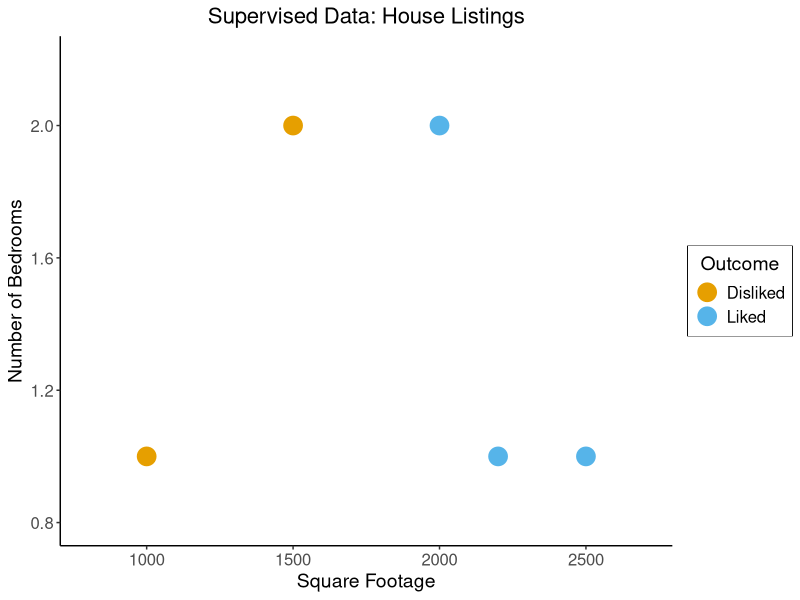
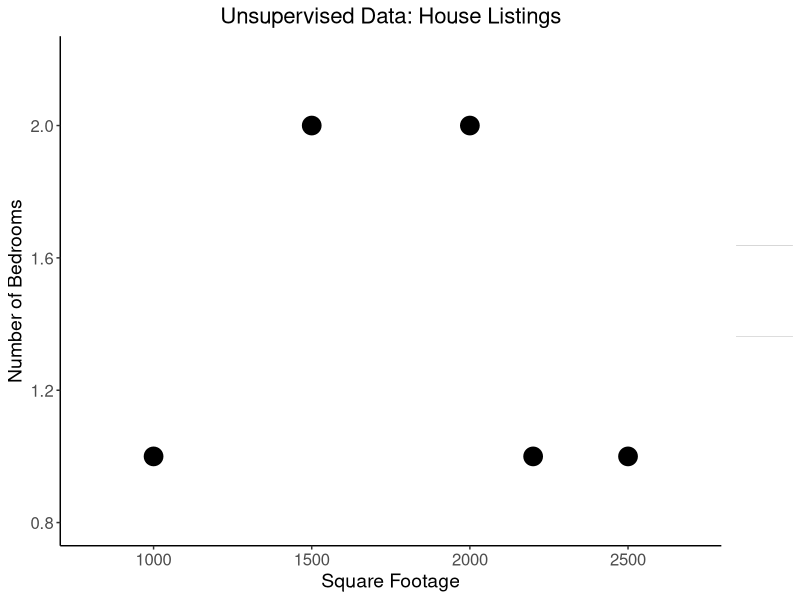
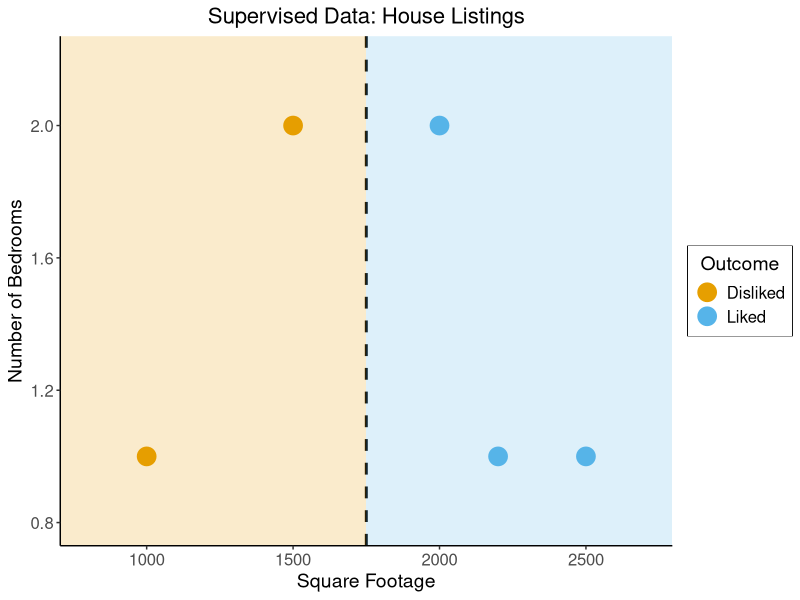
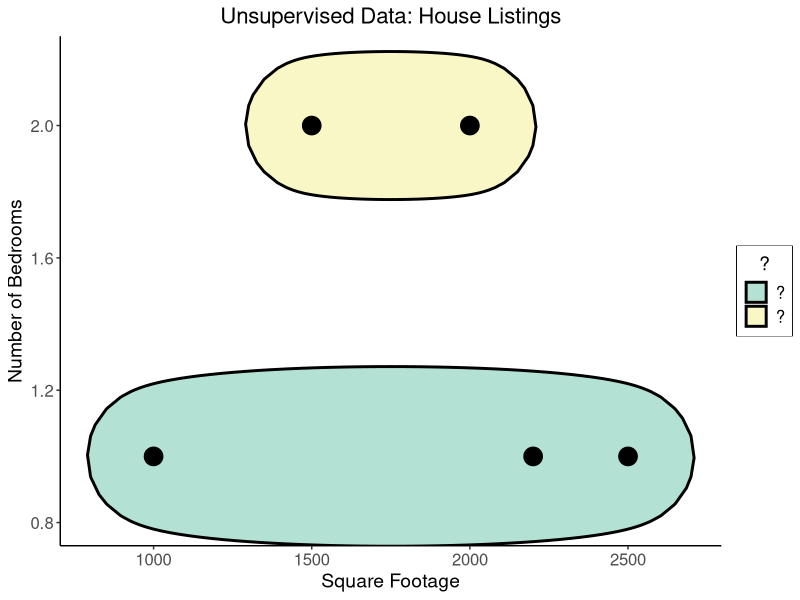
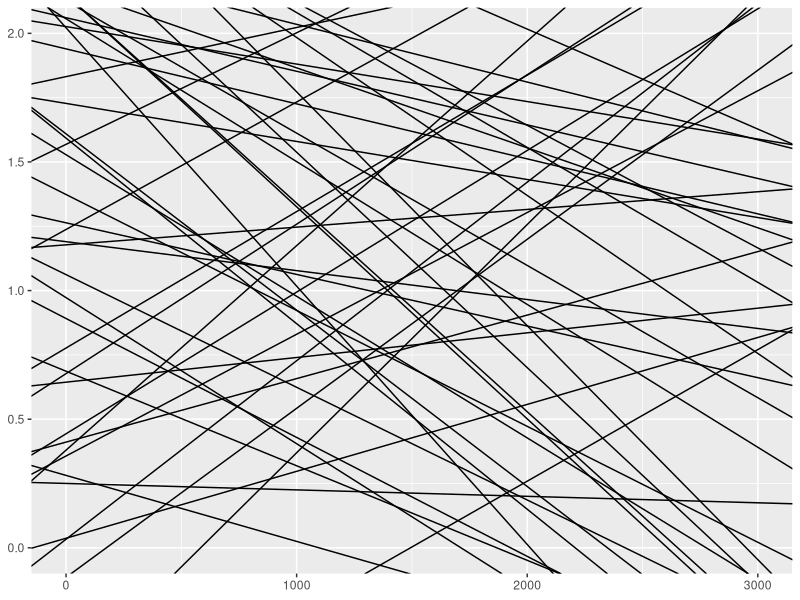
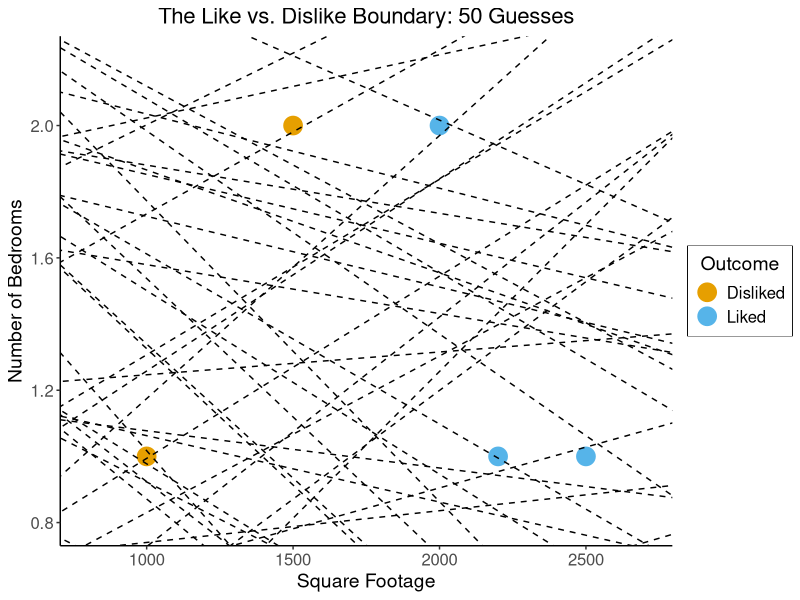
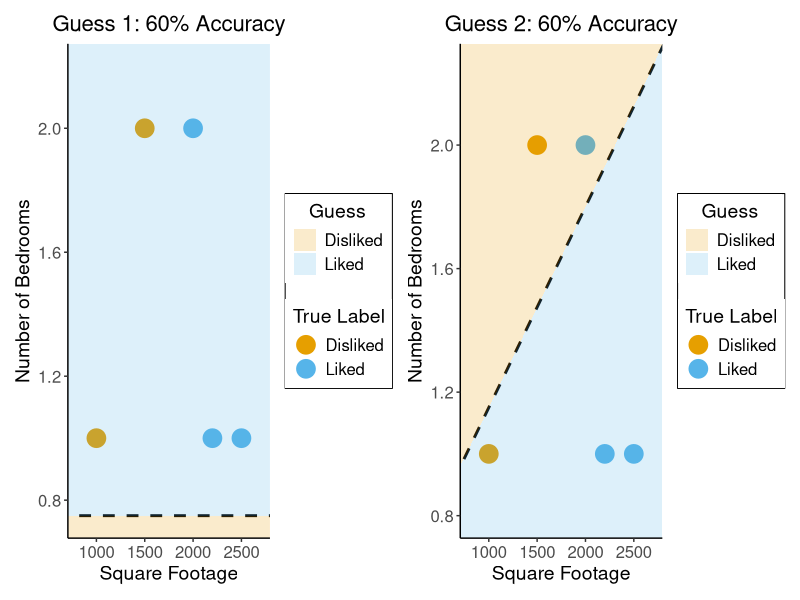
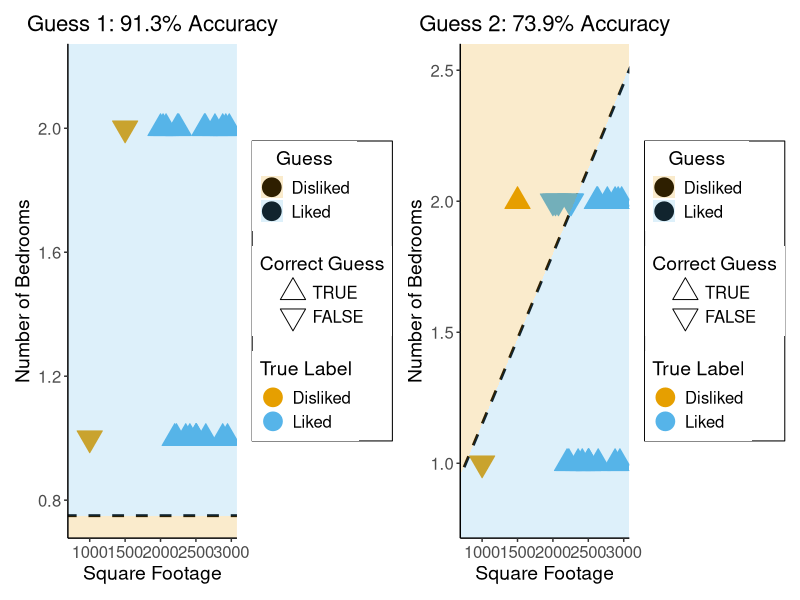

R code for these plots, in order:
## ---- chunk 1
set.seed(1948)
library(knitr)
library(ggplot2)
library(dplyr)
library(ggforce)
library(patchwork)
cbPalette <- c("#E69F00", "#56B4E9", "#009E73", "#F0E442", "#0072B2", "#D55E00", "#CC79A7")
options(ggplot2.discrete.colour= cbPalette)
global_theme <- ggplot2::theme_classic() + ggplot2::theme(
  plot.title = element_text(hjust = 0.5, size = 16),
  axis.title = element_text(size = 14),
  axis.text = element_text(size = 12),
  legend.title = element_text(size = 14, hjust = 0.5),
  legend.text = element_text(size = 12),
  legend.box.background = element_rect(colour = "black")
)
knitr::opts_chunk$set(fig.align="center")
g_pointsize <- 6
# Global functions
get_rss <- function(model) { return(sum(summary(model)$residuals^2)) }
## ---- chunk 2
sup_data <- tibble::tribble(
  ~home_id, ~sqft, ~bedrooms, ~rating,
  0, 1000, 1, "Disliked",
  1, 2000, 2, "Liked",
  2, 2500, 1, "Liked",
  3, 1500, 2, "Disliked",
  4, 2200, 1, "Liked"
)
## ---- chunk 3
sup_data
## ---- chunk 4
unsup_data <- tibble::tribble(
  ~home_id, ~sqft, ~bedrooms,
  0, 1000, 1,
  1, 2000, 2,
  2, 2500, 1,
  3, 1500, 2,
  4, 2200, 1
)
## ---- chunk 5
unsup_data
## ---- chunk 6
ggplot(sup_data, aes(x=sqft, y=bedrooms, color=rating)) + 
  geom_point(size=g_pointsize) +
  labs(
    title = "Supervised Data: House Listings",
    x = "Square Footage",
    y = "Number of Bedrooms",
    color = "Outcome"
  ) +
  expand_limits(x=c(800,2700), y=c(0.8,2.2)) +
  global_theme
## ---- chunk 7
# To force a legend
unsup_grouped <- unsup_data %>% mutate(big=bedrooms > 1)
unsup_grouped[['big']] <- factor(unsup_grouped[['big']], labels=c("?1","?2"))
ggplot(unsup_grouped, aes(x=sqft, y=bedrooms, fill=big)) + 
  geom_point(size=g_pointsize) +
  labs(
    x = "Square Footage",
    y = "Number of Bedrooms",
    fill = "?"
  ) +
  global_theme +
  expand_limits(x=c(800,2700), y=c(0.8,2.2)) +
  ggtitle("Unsupervised Data: House Listings") +
  theme(legend.background = element_rect(fill="white", color="white"), legend.box.background = element_rect(fill="white"), legend.text = element_text(color="white"), legend.title = element_text(color="white"), legend.position = "right") +
  scale_fill_discrete(labels=c("?","?")) +
  #scale_color_discrete(values=c("white","white"))
  scale_color_manual(name=NULL, values=c("white","white")) +
  #scale_color_manual(values=c("?1"="white","?2"="white"))
  guides(fill = guide_legend(override.aes = list(shape = NA)))
## ---- chunk 8
ggplot(sup_data, aes(x=sqft, y=bedrooms, color=rating)) + 
  geom_point(size=g_pointsize) +
  labs(
    title = "Supervised Data: House Listings",
    x = "Square Footage",
    y = "Number of Bedrooms",
    color = "Outcome"
  ) +
  global_theme +
  expand_limits(x=c(800,2700), y=c(0.8,2.2)) +
  geom_vline(xintercept = 1750, linetype="dashed", color = "black", size=1) +
  annotate('rect', xmin=-Inf, xmax=1750, ymin=-Inf, ymax=Inf, alpha=.2, fill=cbPalette[1]) +
  annotate('rect', xmin=1750, xmax=Inf, ymin=-Inf, ymax=Inf, alpha=.2, fill=cbPalette[2])
  #geom_rect(aes(xmin=-Inf, xmax=Inf, ymin=0, ymax=Inf, alpha=.2, fill='red'))
## ---- chunk 9
ggplot(unsup_grouped, aes(x=sqft, y=bedrooms)) +
  #scale_color_brewer(palette = "PuOr") +
  geom_mark_ellipse(expand=0.1, aes(fill=big), size = 1) +
  geom_point(size=g_pointsize) +
  labs(
    x = "Square Footage",
    y = "Number of Bedrooms",
    fill = "?"
  ) +
  global_theme +
  ggtitle("Unsupervised Data: House Listings") +
  #theme(legend.position = "none") +
  #theme(legend.title = text_element("?"))
  expand_limits(x=c(800,2700), y=c(0.8,2.2)) +
  scale_fill_manual(values=c(cbPalette[3],cbPalette[4]), labels=c("?","?"))
  #scale_fill_manual(labels=c("?","?"))
## ---- chunk 10
x_min <- 0
x_max <- 3000
y_min <- -1
y_max <- 3
rand_y0 <- runif(50, min=y_min, max=y_max)
rand_y1 <- runif(50, min=y_min, max=y_max)
rand_slope <- (rand_y1 - rand_y0)/(x_max - x_min)
rand_intercept <- rand_y0
rand_lines <- tibble::tibble(id=1:50, slope=rand_slope, intercept=rand_intercept)
ggplot() +
  geom_abline(data=rand_lines, aes(slope=slope, intercept=intercept)) +
  xlim(0,3000) +
  ylim(0,2)
## ---- chunk 11
ggplot(sup_data, aes(x=sqft, y=bedrooms, color=rating)) + 
  geom_point(size=g_pointsize) +
  labs(
    title = "The Like vs. Dislike Boundary: 50 Guesses",
    x = "Square Footage",
    y = "Number of Bedrooms",
    color = "Outcome"
  ) +
  global_theme +
  expand_limits(x=c(800,2700), y=c(0.8,2.2)) +
  geom_abline(data=rand_lines, aes(slope=slope, intercept=intercept), linetype="dashed")
## ---- chunk 12
#base_plot <- ggplot(sup_data, aes(x=sqft, y=bedrooms, color=liked)) + 
#  geom_point(size=g_pointsize) +
#  labs(
#    x = "Square Footage",
#    y = "Number of Bedrooms",
#    color = "Liked?"
#  ) +
#  global_theme +
#  expand_limits(x=c(800,2700), y=c(0.8,2.2))

line_data <- tibble::tribble(
  ~id, ~slope, ~intercept,
  0, 0, 0.75,
  1, 0.00065, 0.5
)
data_range <- 800:2700
ribbon_range <- c(-Inf,data_range,Inf)
f1 <- function(x) { return(0*x + 0.75) }
f1_data <- tibble::tibble(line_x=ribbon_range,line_y=c(f1(700),f1(data_range),f1(3100)))
g1_plot <- ggplot(data=(line_data %>% filter(id==0))) +
  geom_abline(aes(slope=slope, intercept=intercept), linetype="dashed", size=1) +
  ggtitle("Guess 1: 60% Accuracy") +
  geom_point(data=sup_data, aes(x=sqft, y=bedrooms, color=rating), size=g_pointsize) +
  geom_ribbon(data=f1_data, aes(x=line_x, ymin=-Inf, ymax=line_y, fill="Disliked"), alpha=0.2) +
  geom_ribbon(data=f1_data, aes(x=line_x, ymin=line_y, ymax=Inf, fill="Liked"), alpha=0.2) +
  labs(
    x = "Square Footage",
    y = "Number of Bedrooms",
    color = "True Label"
  ) +
  global_theme +
  expand_limits(x=data_range, y=c(0.8,2.2)) +
  scale_fill_manual(values=c("Liked"=cbPalette[2],"Disliked"=cbPalette[1]), name="Guess")

f2 <- function(x) { return(0.00065*x + 0.5) }
f2_data <- tibble::tibble(line_x=ribbon_range,line_y=c(f2(710),f2(data_range),f2(Inf)))
g2_plot <- ggplot(data=(line_data %>% filter(id==1))) +
  geom_abline(aes(slope=slope, intercept=intercept), linetype="dashed", size=1) +
  ggtitle("Guess 2: 60% Accuracy") +
  geom_point(data=sup_data, aes(x=sqft, y=bedrooms, color=rating), size=g_pointsize) +
  labs(
    x = "Square Footage",
    y = "Number of Bedrooms",
    color = "True Label"
  ) +
  geom_ribbon(data=f2_data, aes(x=line_x, ymin=-Inf, ymax=line_y, fill="Liked"), alpha=0.2) +
  geom_ribbon(data=f2_data, aes(x=line_x, ymin=line_y, ymax=Inf, fill="Disliked"), alpha=0.2) +
  global_theme +
  expand_limits(x=data_range, y=c(0.8,2.2)) +
  scale_fill_manual(values=c("Liked"=cbPalette[2],"Disliked"=cbPalette[1]), name="Guess")

g1_plot + g2_plot
## ---- chunk 13
#base_plot <- ggplot(sup_data, aes(x=sqft, y=bedrooms, color=liked)) + 
#  geom_point(size=g_pointsize) +
#  labs(
#    x = "Square Footage",
#    y = "Number of Bedrooms",
#    color = "Liked?"
#  ) +
#  global_theme +
#  expand_limits(x=c(800,2700), y=c(0.8,2.2))

gen_homes <- function(n) {
  rand_sqft <- runif(n, min=2000, max=3000)
  rand_bedrooms <- sample(c(1,2), size=n, prob=c(0.5,0.5), replace=TRUE)
  rand_ids <- 1:n
  rand_rating <- "Liked"
  rand_tibble <- tibble::tibble(home_id=rand_ids, sqft=rand_sqft, bedrooms=rand_bedrooms, rating=rand_rating)
  return(rand_tibble)
}
fake_homes <- gen_homes(18)
fake_sup_data <- dplyr::bind_rows(sup_data, fake_homes)
line_data <- tibble::tribble(
  ~id, ~slope, ~intercept,
  0, 0, 0.75,
  1, 0.00065, 0.5
)
f1 <- function(x) { return(0*x + 0.75) }
f2 <- function(x) { return(0.00065*x + 0.5) }
# And check accuracy
fake_sup_data <- fake_sup_data %>% mutate(boundary1=f1(sqft)) %>% mutate(guessDislike1 = bedrooms < boundary1) %>% mutate(correct1 = ((rating=="Disliked") & (guessDislike1)) | (rating=="Liked") & (!guessDislike1))
fake_sup_data <- fake_sup_data %>% mutate(boundary2=f2(sqft)) %>% mutate(guessDislike2 = bedrooms > boundary2) %>% mutate(correct2 = ((rating=="Disliked") & (guessDislike2)) | (rating=="Liked") & (!guessDislike2))

data_range <- 800:2700
ribbon_range <- c(-Inf,data_range,Inf)

f1_data <- tibble::tibble(line_x=ribbon_range,line_y=c(f1(700),f1(data_range),f1(3200)))
g1_plot <- ggplot(data=(line_data %>% filter(id==0))) +
  geom_abline(aes(slope=slope, intercept=intercept), linetype="dashed", size=1) +
  ggtitle("Guess 1: 91.3% Accuracy") +
  geom_point(data=fake_sup_data, aes(x=sqft, y=bedrooms, fill=rating, color=rating, shape=factor(correct1, levels=c(TRUE,FALSE))), size=g_pointsize) +
  scale_shape_manual(values=c(24, 25)) +
  geom_ribbon(data=f1_data, aes(x=line_x, ymin=-Inf, ymax=line_y, fill="Disliked"), alpha=0.2) +
  geom_ribbon(data=f1_data, aes(x=line_x, ymin=line_y, ymax=Inf, fill="Liked"), alpha=0.2) +
  labs(
    x = "Square Footage",
    y = "Number of Bedrooms",
    color = "True Label",
    shape = "Correct Guess"
  ) +
  global_theme +
  expand_limits(x=data_range, y=c(0.8,2.2)) +
  scale_fill_manual(values=c("Liked"=cbPalette[2],"Disliked"=cbPalette[1]), name="Guess")


f2_data <- tibble::tibble(line_x=ribbon_range,line_y=c(f2(700),f2(data_range),f2(3100)))
g2_plot <- ggplot(data=(line_data %>% filter(id==1))) +
  geom_abline(aes(slope=slope, intercept=intercept), linetype="dashed", size=1) +
  ggtitle("Guess 2: 73.9% Accuracy") +
  geom_point(data=fake_sup_data, aes(x=sqft, y=bedrooms, fill=rating, color=rating, shape=factor(correct2, levels=c(TRUE,FALSE))), size=g_pointsize) +
  scale_shape_manual(values=c(24, 25)) +
  labs(
    x = "Square Footage",
    y = "Number of Bedrooms",
    color = "True Label",
    shape = "Correct Guess"
  ) +
  geom_ribbon(data=f2_data, aes(x=line_x, ymin=-Inf, ymax=line_y, fill="Liked"), alpha=0.2) +
  geom_ribbon(data=f2_data, aes(x=line_x, ymin=line_y, ymax=Inf, fill="Disliked"), alpha=0.2) +
  global_theme +
  expand_limits(x=data_range, y=c(0.8,2.2)) +
  scale_fill_manual(values=c("Liked"=cbPalette[2],"Disliked"=cbPalette[1]), name="Guess")

g1_plot + g2_plot
## ---- chunk 14
y_pred <- seq(from = 0, to = 1, by = 0.001)
compute_ce <- function(y_p, y_o) { return(-(y_o * log(y_p) + (1-y_o)*log(1-y_p))) }
ce0 <- compute_ce(y_pred, 0)
ce1 <- compute_ce(y_pred, 1)
ce0_data <- tibble::tibble(y_pred=y_pred, y_obs=0, ce=ce0)
ce1_data <- tibble::tibble(y_pred=y_pred, y_obs=1, ce=ce1)
ce_data <- dplyr::bind_rows(ce0_data, ce1_data)
ggplot(ce_data, aes(x=y_pred, y=ce, color=factor(y_obs))) +
  geom_line(linewidth=1) +
  labs(
    title="Binary Cross-Entropy Loss",
    x = "Predicted Value",
    y = "Loss",
    color = "Actual Value"
  ) +
  global_theme +
  ylim(0,6)
## ---- chunk 15
x <- seq(from = 0, to = 1, by = 0.1)
n <- length(x)
eps <- rnorm(n, 0, 0.04)
y <- x + eps
# But make one big outlier
midpoint <- ceiling((3/4)*n)
y[midpoint] <- 0
of_data <- tibble::tibble(x=x, y=y)
# Linear model
lin_model <- lm(y ~ x)
# But now polynomial regression
poly_model <- lm(y ~ poly(x, degree = 10, raw=TRUE))
#summary(model)
## ---- chunk 16
ggplot(of_data, aes(x=x, y=y)) +
  geom_point(size=g_pointsize/2) +
  labs(
    title = "Training Data",
    color = "Model"
  ) +
  global_theme
#  scale_color_manual(name="color", values=c("a","b","c"))
## ---- chunk 17
ggplot(of_data, aes(x=x, y=y)) +
  geom_point(size=g_pointsize/2) +
  geom_abline(aes(intercept=0, slope=1, color="Linear"), linewidth=1, show.legend = FALSE) +
  stat_smooth(method = "lm",
              formula = y ~ poly(x, 10, raw=TRUE),
              se = FALSE, aes(color="Polynomial")) +
  labs(
    title = "A Perfect Model?",
    color = "Model"
  ) +
  global_theme
#  scale_color_manual(name="color", values=c("a","b","c"))
## ---- chunk 18
summary(lin_model)$r.squared
get_rss(lin_model)
## ---- chunk 19
summary(poly_model)$r.squared
get_rss(poly_model)
## ---- chunk 20
# Data setup
x_test <- seq(from = 0, to = 1, by = 0.1)
n_test <- length(x_test)
eps_test <- rnorm(n_test, 0, 0.04)
y_test <- x_test + eps_test
of_data_test <- tibble::tibble(x=x_test, y=y_test)
lin_y_pred_test <- predict(lin_model, as.data.frame(x_test))
#lin_y_pred_test
lin_resids_test <- y_test - lin_y_pred_test
#lin_resids_test
lin_rss_test <- sum(lin_resids_test^2)
#lin_rss_test
# Lin R2 = 1 - RSS/TSS
tss_test <- sum((y_test - mean(y_test))^2)
lin_r2_test <- 1 - (lin_rss_test / tss_test)
#lin_r2_test
# Now the poly model
poly_y_pred_test <- predict(poly_model, as.data.frame(x_test))
poly_resids_test <- y_test - poly_y_pred_test
poly_rss_test <- sum(poly_resids_test^2)
#poly_rss_test
# RSS
poly_r2_test <- 1 - (poly_rss_test / tss_test)
#poly_r2_test
## ---- chunk 21
ggplot(of_data, aes(x=x, y=y)) +
  stat_smooth(method = "lm",
              formula = y ~ poly(x, 10, raw = TRUE),
              se = FALSE, aes(color="Polynomial")) +
  global_theme +
  geom_point(data=of_data_test, aes(x=x_test, y=y_test), size=g_pointsize/2) +
  geom_abline(aes(intercept=0, slope=1, color="Linear"), linewidth=1, show.legend = FALSE) +
  labs(
    title = "Getting a Perfect Fit: Unseen Test Data",
    color = "Model"
  ) +
  global_theme
## ---- chunk 22
lin_r2_test
lin_rss_test
## ---- chunk 23
poly_r2_test
poly_rss_test
## ---- chunk 24
ga_lawyers <- c(21362, 22254, 23134, 23698, 24367, 24930, 25632, 26459, 27227, 27457)
ski_df <- tibble::tribble(
  ~year, ~varname, ~value,
  2000, "ski_revenue", 1551,
  2001, "ski_revenue", 1635,
  2002, "ski_revenue", 1801,
  2003, "ski_revenue", 1827,
  2004, "ski_revenue", 1956,
  2005, "ski_revenue", 1989,
  2006, "ski_revenue", 2178,
  2007, "ski_revenue", 2257,
  2008, "ski_revenue", 2476,
  2009, "ski_revenue", 2438,
)
ski_mean <- mean(ski_df$value)
ski_sd <- sd(ski_df$value)
ski_df <- ski_df %>% mutate(val_scaled = 12*value, val_norm = (value - ski_mean)/ski_sd)
law_df <- tibble::tibble(year=2000:2009, varname="ga_lawyers", value=ga_lawyers)
law_mean <- mean(law_df$value)
law_sd <- sd(law_df$value)
law_df <- law_df %>% mutate(val_norm = (value - law_mean)/law_sd)
spur_df <- dplyr::bind_rows(ski_df, law_df)
ggplot(spur_df, aes(x=year, y=val_norm, color=factor(varname, labels = c("Ski Revenue","Lawyers in Georgia")))) +
  stat_smooth(method="loess", se=FALSE) +
  geom_point(size=g_pointsize/4) +
  labs(
    fill="",
    title="Ski Revenue vs. Georgia Lawyers",
    x="Year",
    color="Correlation: 99.2%",
    linetype=NULL
  ) +
  global_theme +
  scale_x_continuous(
    breaks=seq(from=2000, to=2014, by=2)
  ) +
  #scale_y_continuous(
  #  name="Total Revenue, Ski Facilities (Million USD)",
  #  sec.axis = sec_axis(~ . * law_sd + law_mean, name = "Number of Lawyers in Georgia")
  #) +
  scale_y_continuous(breaks = -1:1,
    labels = ~ . * round(ski_sd,1) + round(ski_mean,1),
    name="Total Revenue, Ski Facilities (Million USD)",
    sec.axis = sec_axis(~ . * law_sd + law_mean, name = "Number of Lawyers in Georgia")) +
  expand_limits(x=2010) +
  #geom_hline(aes(yintercept=x, color="Mean Values"), as.data.frame(list(x=0)), linewidth=0.75, alpha=1.0, show.legend = TRUE) +
  scale_color_manual(breaks=c('Ski Revenue', 'Lawyers in Georgia'),
                     values=c('Ski Revenue'=cbPalette[1], 'Lawyers in Georgia'=cbPalette[2]))
## ---- chunk 25
cor(ski_df$value, law_df$value)
